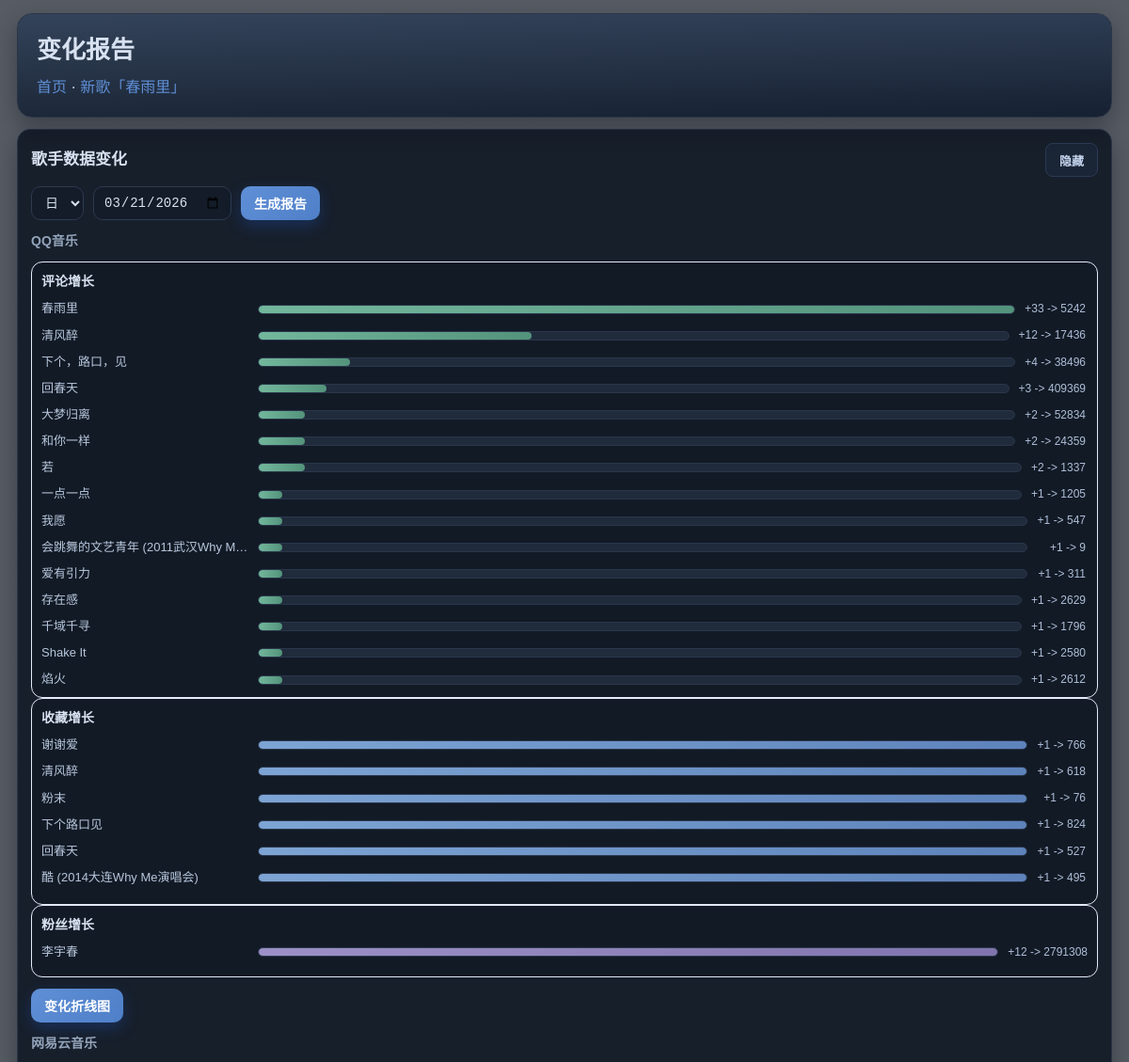
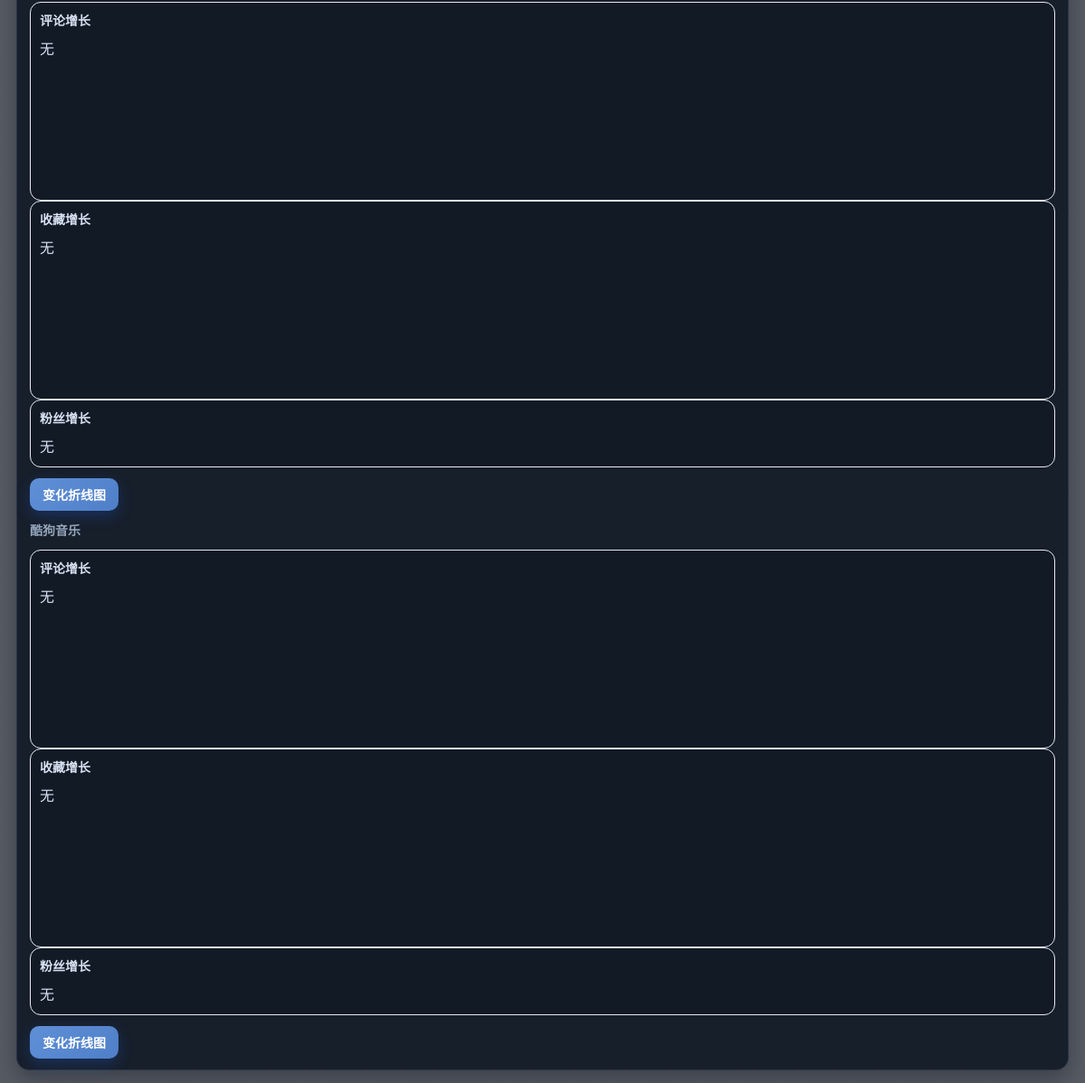
Screenshot of /changereport with the database file from the repository (2 pictures, top to bottom).
### tables this page shows
CREATE TABLE artist_metric_changes_m202603 (
                id INTEGER PRIMARY KEY AUTOINCREMENT,
                run_at TEXT NOT NULL,
                artist_mid TEXT NOT NULL,
                artist_name TEXT,
                metric TEXT NOT NULL,
                old_value INTEGER NOT NULL,
                new_value INTEGER NOT NULL,
                delta INTEGER NOT NULL,
                snapshot_db TEXT NOT NULL
            );

### src/qqmusic_crawler/web_main.py (the view)
@app.get("/changereport", response_class=HTMLResponse)
async def changereport_page(request: Request, platform: str = "qq") -> HTMLResponse:
    context = _base_context(platform)
    context.update(await _run_in_thread(_changereport_payload))
    context["request"] = request
    return templates.TemplateResponse("changereport.html", context)

### templates/changereport.html (shortened to what this page needs)
<!DOCTYPE html>
<html lang="zh-CN">
<head>
</head>
<body>
  <div class="page">
  <div class="header-card">
    <h1 class="title">变化报告</h1>
    <div class="header-actions">
      <span class="nav-links" style="margin-right: 12px;"><a href="/">首页</a> · <a href="/new-song">新歌「{{ new_song_name }}」</a></span>
    </div>
  </div>
  <div class="block">
    <div class="block-head">
      <h3>歌手数据变化</h3>
      <button type="button" class="block-toggle" data-target="block-report-body" aria-expanded="true">隐藏</button>
    </div>
    <div id="block-report-body" class="block-body--collapsible is-open">
    <form method="post" action="/action/report-changes" class="row js-progress-form" data-progress-label="生成变化报告中">
      <select id="report-mode" name="report_mode" aria-label="报告粒度">
        <option value="day" {% if report_mode == 'day' %}selected{% endif %}>日</option>
      </select>
      <input
        id="report-value-day"
        type="date"
        placeholder="请选择日期"
        value="{% if report_mode == 'day' %}{{ report_value }}{% endif %}"
        aria-label="报告日期（按日）"
      />
      <button type="submit">生成报告</button>
    </form>
    <div class="report-platform-grid">
    {% for plat in platforms %}
      {% set result = reports_by_platform.get(plat, {}) %}
      <div class="report-platform-block">
        <h4 class="subtitle" style="margin: 0 0 10px;">{{ platform_display_names.get(plat, plat) }}</h4>
        {% if result.get("ok") %}
      <div class="chart-card chart-card-fixed">
        <div class="chart-title">评论增长</div>
      <div class="chart-content-scroll">
      {% if result.get("comment_chart_rows") %}
      {% set comment_rows = result.get("comment_chart_rows", []) %}
      {% set comment_max_abs = (comment_rows | map(attribute='delta_abs') | max) %}
      {% for row in comment_rows %}
      {% set width = ((row.get("delta_abs") or 0) * 100 / (comment_max_abs or 1)) %}
      <div class="chart-row">
        <div class="chart-label">{{ row.get("name") }}</div>
        <div class="chart-track">
          <div class="chart-fill chart-fill-comment" style="width: {{ '%.2f'|format(width) }}%;"></div>
        </div>
        <div class="chart-value">{{ "%+d"|format(row.get("delta") or 0) }} -&gt; {{ row.get("new_value") if row.get("new_value") is not none else "-" }}</div>
      </div>
      {% endfor %}
      {% else %}
      <div>无</div>
      {% endif %}
      </div>
      </div>
      <div class="chart-card chart-card-fixed">
        <div class="chart-title">收藏增长</div>
      <div class="chart-content-scroll">
      {% if result.get("favorite_chart_rows") %}
      {% set favorite_rows = result.get("favorite_chart_rows", []) %}
      {% set favorite_max_abs = (favorite_rows | map(attribute='delta_abs') | max) %}
      {% for row in favorite_rows %}
      {% set width = ((row.get("delta_abs") or 0) * 100 / (favorite_max_abs or 1)) %}
      <div class="chart-row">
        <div class="chart-label">{{ row.get("name") }}</div>
        <div class="chart-track">
          <div class="chart-fill chart-fill-fav" style="width: {{ '%.2f'|format(width) }}%;"></div>
        </div>
        <div class="chart-value">{{ "%+d"|format(row.get("delta") or 0) }} -&gt; {{ row.get("new_value") if row.get("new_value") is not none else "-" }}</div>
      </div>
      {% endfor %}
      {% else %}
      <div>无</div>
      {% endif %}
      </div>
      </div>
      <div class="chart-card">
        <div class="chart-title">粉丝增长</div>
      {% if result.get("artist_chart_rows") %}
      {% set artist_rows = result.get("artist_chart_rows", []) %}
      {% set artist_max_abs = (artist_rows | map(attribute='delta_abs') | max) %}
      {% for row in artist_rows %}
      {% set width = ((row.get("delta_abs") or 0) * 100 / (artist_max_abs or 1)) %}
      <div class="chart-row">
        <div class="chart-label">{{ row.get("name") }}</div>
        <div class="chart-track">
          <div class="chart-fill chart-fill-fans" style="width: {{ '%.2f'|format(width) }}%;"></div>
        </div>
        <div class="chart-value">{{ "%+d"|format(row.get("delta") or 0) }} -&gt; {{ row.get("new_value") if row.get("new_value") is not none else "-" }}</div>
      </div>
      {% endfor %}
      {% else %}
      <div>无</div>
      {% endif %}
      </div>
      <div class="row" style="margin-top: 12px;">
        <button type="button" class="js-btn-report-chart"
          data-platform="{{ plat }}"
          data-report-mode="{{ report_mode }}"
          data-report-value="{{ report_value }}"
          data-report-artist-mid="{{ report_artist_mids.get(plat, '') }}"
          onclick="typeof window.showReportChart === 'function' && window.showReportChart(this);"
        >变化折线图</button>
      </div>
        {% else %}
      <div class="err">{{ result.get("error", "加载失败") }}</div>
        {% endif %}
      </div>
    {% endfor %}
    </div>
    </div>
  </div>
  </div>
</body>
</html>

### rows the page displays
artist_metric_changes_m202603: get "李宇春", {{ '%.2f'|format(width) }} 100.00 (drawn), row "+12", new_value "2791308"

### other values shown
{{ new_song_name }} "春雨里"
{{ platform_display_names.get(plat, plat) }} "QQ音乐" "网易云音乐" "酷狗音乐"
{{ row.get("name") }} "春雨里" "清风醉" "下个，路口，见" "回春天" "大梦归离" "和你一样" "若" "一点一点" "我愿" "会跳舞的文艺青年 (2011武汉Why M…" "爱有引力" "存在感" "千域千寻" "Shake It" "焰火"
{{ "%+d"|format(row.get("delta") or 0) }} "+33" "+12" "+4" "+3" "+2" "+2" "+2" "+1" "+1" "+1" "+1" "+1" "+1" "+1" "+1"
{{ row.get("new_value") if row.get("new_value") is not none else "-" }} "5242" "17436" "38496" "409369" "52834" "24359" "1337" "1205" "547" "9" "311" "2629" "1796" "2580" "2612"
{{ row.get("name") }} "谢谢爱" "清风醉" "粉末" "下个路口见" "回春天" "酷 (2014大连Why Me演唱会)"
{{ "%+d"|format(row.get("delta") or 0) }} "+1" "+1" "+1" "+1" "+1" "+1"
{{ row.get("new_value") if row.get("new_value") is not none else "-" }} "766" "618" "76" "824" "527" "495"
